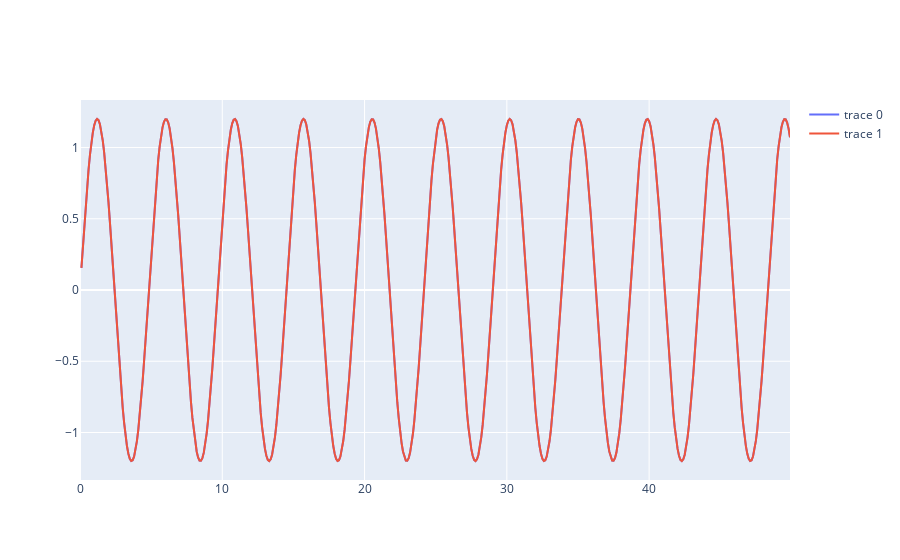

Notebook code for this chart:
### Markdown cell above
### synchronization - order parameter

### Code cell
py.iplot([go.Scatter(x=timeline,y=stateB[:,0]/stateA[:,0]),
         go.Scatter(x=timeline,y=stateB[:,1]/stateA[:,1])])

### Figure 1 — Plotly figure (JSON) as saved in the notebook; plotly's stock layout.template omitted (floating-point values rounded to 4 significant figures; data arrays with more than 128 entries replaced by an {"elided": "..."} marker saying what was removed)
{"data": [{"type": "scatter", "x": {"elided": "500 float values"}, "y": {"elided": "500 float values"}}, {"type": "scatter", "x": {"elided": "500 float values"}, "y": {"elided": "500 float values"}}], "layout": {}}
